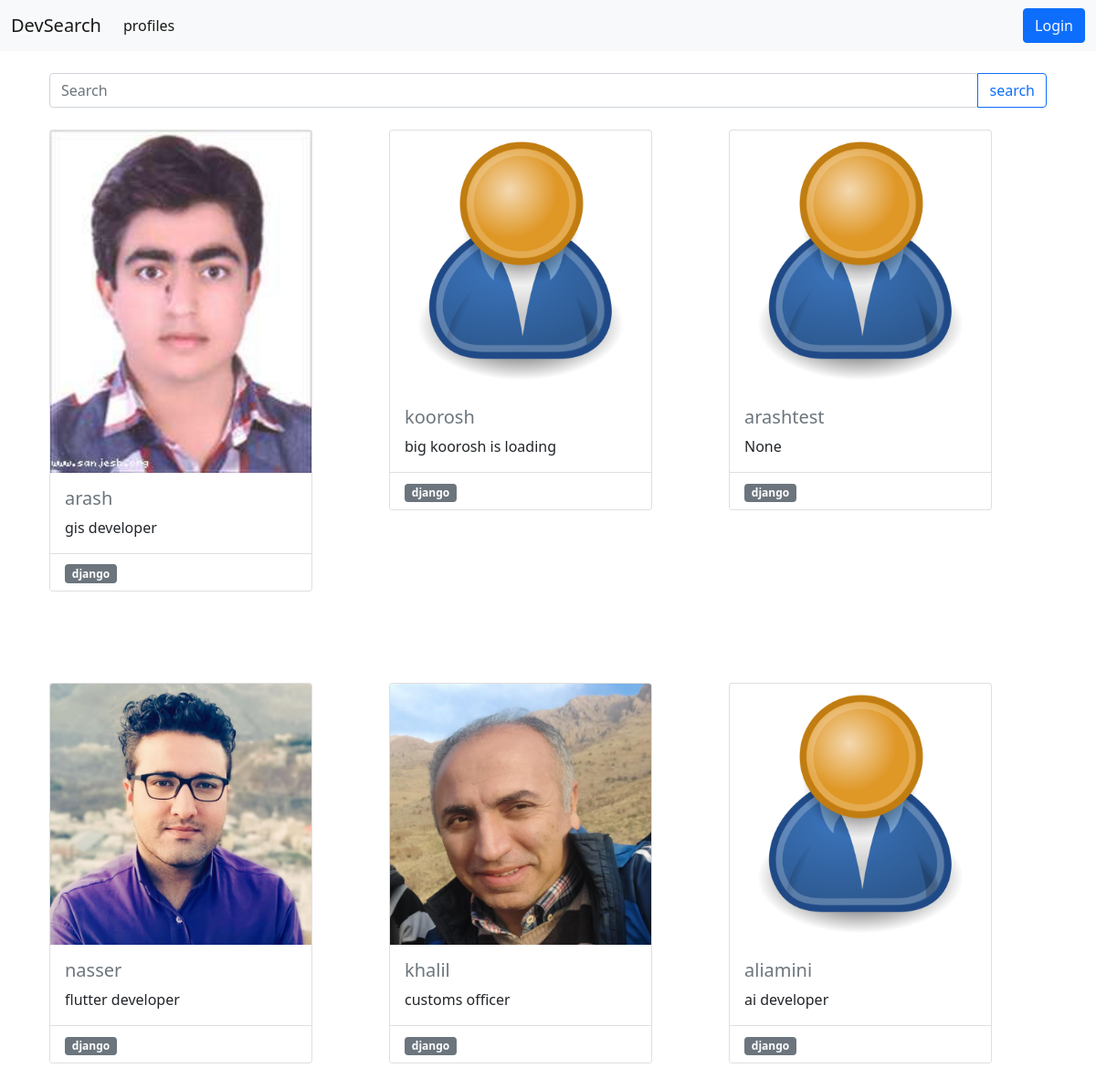
The page / on the database its author committed.
### users/models.py (models this page shows, shortened)
class Profile(models.Model):
    user = models.OneToOneField(
        User, on_delete=models.CASCADE, null=True, blank=True)
    name = models.CharField(max_length=200, blank=True, null=True)
    email = models.EmailField(max_length=500, blank=True, null=True)
    username = models.CharField(max_length=200, blank=True, null=True)
    location = models.CharField(max_length=200, blank=True, null=True)
    short_intro = models.CharField(max_length=200, blank=True, null=True)
    bio = models.TextField(blank=True, null=True)
    profile_image = models.ImageField(
        null=True, blank=True, upload_to='profiles/', default="profiles/user-default.png")
    social_github = models.CharField(max_length=200, blank=True, null=True)
    social_twitter = models.CharField(max_length=200, blank=True, null=True)
    social_linkedin = models.CharField(max_length=200, blank=True, null=True)
    social_youtube = models.CharField(max_length=200, blank=True, null=True)
    social_website = models.CharField(max_length=200, blank=True, null=True)
    created = models.DateTimeField(auto_now_add=True)
    id= models.UUIDField(default=uuid.uuid4, unique=True, primary_key=True, editable=False)

### users/views.py (the view)
# urls.py: path('', views.profiles , name='profiles'),
def profiles(request):
    profiles, search_query= searchProfile(request)
    return render(request,'profiles.html',{'profiles':profiles, 'search_query': search_query})

### users/utils.py (called while the page is built)
def searchProfile(request):
    search_query= ''
    if request.GET.get('search_query'):
        search_query= request.GET.get('search_query')
    profiles= Profile.objects.distinct().filter(
        Q(name__icontains= search_query) |
        Q(username__icontains= search_query) |
        Q(short_intro__icontains= search_query) |
        Q(bio= search_query)
        )
    return profiles , search_query

### users/templates/profiles.html
{% extends 'main.html' %}
{% load static %}
{% block content %}
<br>
<div class="container">
  <form class="input-group" action="{% url 'profiles' %}" method="get">
    <input type="search" class="form-control rounded" placeholder="Search" aria-label="Search"
    aria-describedby="search-addon" name="search_query" value="{{search_query}}" />
    <button type="submit" class="btn btn-outline-primary">search</button>
  </form>
  <br>
</div>
{% if profiles %}
  <div class="container">
    <div class="row">
  {% for profile in profiles %}
  <div class="col-sm" style="margin-bottom: 100px">
  <div class="card" style="width: 18rem;">
    <img src="{{ profile.profile_image.url }}" class="card-img-top" alt="project image">
    <div class="card-body">
      <h5 class="card-title"><a class="link-secondary text-decoration-none" href="{% url 'userProfile' profile.id %}">{{profile.name}}</a></h5>
      <p class="card-text">{{profile.short_intro}}</p>
    </div>
    <ul class="list-group list-group-flush">
      <li class="list-group-item">
        <span class="badge bg-secondary">
            django
        </span>
      </li>
    </ul>
  </div>
</div>
  {% endfor %}
</div>
</div>
  {% endif %}
{% endblock %}

### rows shown on the page
Profile: profile_image (picture), name "arash", short_intro "gis developer"
Profile: profile_image (placeholder picture), name "koorosh", short_intro "big koorosh is loading"
Profile: profile_image (placeholder picture), name "arashtest", short_intro "None"
Profile: profile_image (picture), name "nasser", short_intro "flutter developer"
Profile: profile_image (picture), name "khalil", short_intro "customs officer"
Profile: profile_image (placeholder picture), name "aliamini", short_intro "ai developer"
